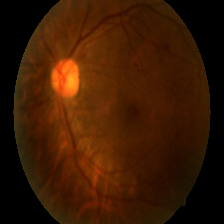
#> input picture RetinaDataset/Severe.png, 224 x 224 px
$ jupyter execute Thresholding.ipynb
#> lines starting #> are read from the running program, lines starting #| are printed output that depends on the picture; after the words box and inside, x2 and y2 are one past the last pixel; in counts of white or black regions, pixels touching at a corner belong together
[cell 1]
import cv2 as cv
import matplotlib.pyplot as plt
import numpy as np

[cell 2]
img = cv.imread("./RetinaDataset/Severe.png")
#> img is the input picture: shape (224, 224, 3); mean B, G, R 2.5, 25.7, 59.3

[cell 3]
gray = cv.cvtColor(img, cv.COLOR_BGR2GRAY)
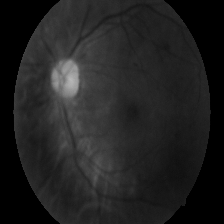
#> gray: shape (224, 224); min 0, max 183, mean 33.1

[cell 4]
#Simple Thresholding
# if value > 150 set to 255
# return threshold value, thresh img
threshold, thresh = cv.threshold(gray, 10, 255, cv.THRESH_BINARY)
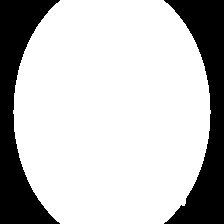
#> thresh: shape (224, 224); 75.7% white; 2 black regions, box (x1, y1, x2, y2) and area: (0, 0, 60, 224) 6098, (164, 0, 224, 224) 6091

[cell 5]
cv.imshow("threshold",thresh)
cv.waitKey(0)

[cell 6]
threshold, thresh_inv = cv.threshold(gray, 10, 255, cv.THRESH_BINARY_INV)
cv.imshow("threshold",thresh_inv)
cv.waitKey(0)

[cell 7]
#Adaptive Thresholding
adap_thresh = cv.adaptiveThreshold(gray, 255, cv.ADAPTIVE_THRESH_MEAN_C, cv.THRESH_BINARY, 11, 1.5)
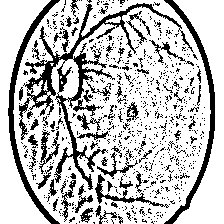
#> adap_thresh: shape (224, 224); 75.6% white; 781 black regions (715 under 20 px), largest, box (x1, y1, x2, y2) and area: (19, 3, 194, 190) 3557, (8, 0, 60, 224) 1377, (164, 0, 215, 224) 1287
cv.imshow("threshold",adap_thresh)
cv.waitKey(0)

[cell 8]
#Adaptive Thresholding
adap_thresh = cv.adaptiveThreshold(gray, 255, cv.ADAPTIVE_THRESH_MEAN_C, cv.THRESH_BINARY_INV, 11, 3)
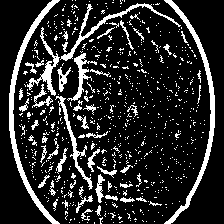
#> adap_thresh: shape (224, 224); 16.4% white; 702 white regions (646 under 20 px), largest, box (x1, y1, x2, y2) and area: (9, 0, 60, 224) 1270, (164, 0, 215, 224) 1158, (60, 3, 181, 61) 586
cv.imshow("threshold",adap_thresh)
cv.waitKey(0)
